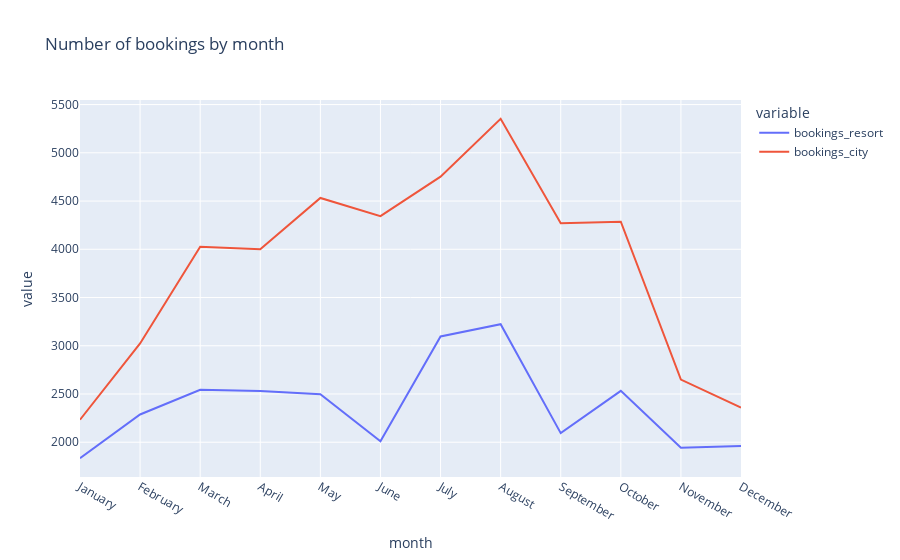

The notebook cell this image was saved under:
### Code cell
# Plot data
px.line(data_frame=final_rush,
       x='month',
       y=['bookings_resort', 'bookings_city'],
       title = 'Number of bookings by month')

### Figure 1 — Plotly figure (JSON) as saved in the notebook; plotly's stock layout.template omitted (floating-point values rounded to 4 significant figures)
{"data": [{"hovertemplate": "variable=bookings_resort<br>month=%{x}<br>value=%{y}<extra></extra>", "legendgroup": "bookings_resort", "line": {"color": "#636efa", "dash": "solid"}, "marker": {"symbol": "circle"}, "mode": "lines", "name": "bookings_resort", "orientation": "v", "showlegend": true, "type": "scatter", "x": ["January", "February", "March", "April", "May", "June", "July", "August", "September", "October", "November", "December"], "xaxis": "x", "y": [1835, 2288, 2543, 2530, 2497, 2011, 3096, 3223, 2094, 2533, 1943, 1962], "yaxis": "y"}, {"hovertemplate": "variable=bookings_city<br>month=%{x}<br>value=%{y}<extra></extra>", "legendgroup": "bookings_city", "line": {"color": "#EF553B", "dash": "solid"}, "marker": {"symbol": "circle"}, "mode": "lines", "name": "bookings_city", "orientation": "v", "showlegend": true, "type": "scatter", "x": ["January", "February", "March", "April", "May", "June", "July", "August", "September", "October", "November", "December"], "xaxis": "x", "y": [2233, 3024, 4027, 4000, 4532, 4344, 4753, 5352, 4269, 4286, 2649, 2360], "yaxis": "y"}], "layout": {"legend": {"title": {"text": "variable"}, "tracegroupgap": 0}, "title": {"text": "Number of bookings by month"}, "xaxis": {"anchor": "y", "domain": [0, 1], "title": {"text": "month"}}, "yaxis": {"anchor": "x", "domain": [0, 1], "title": {"text": "value"}}}}
